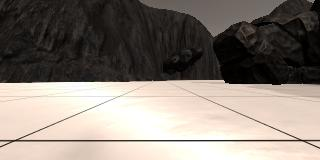
#> input picture calibration_images/example_grid1.jpg, 320 x 160 px
$ jupyter execute --allow-errors Rover_Project_Test_Notebook.ipynb   (shell and % lines are left out)   (older library calls are emulated)
#> lines starting #> are read from the running program, lines starting #| are printed output that depends on the picture; after the words box and inside, x2 and y2 are one past the last pixel; in counts of white or black regions, pixels touching at a corner belong together
## Rover Project Test Notebook
This notebook contains the functions from the lesson and provides the scaffolding you need to test out your mapping methods.  The steps you need to complete in this notebook for the project are the following:

* First just run each of the cells in the notebook, examine the code and the results of each.
* Run the simulator in "Training Mode" and record some data. Note: the simulator may crash if you try to record a large (longer than a few minutes) dataset, but you don't need a ton of data, just some example images to work with.
* Change the data directory path (2 cells below) to be the directory where you saved data
* Test out the functions provided on your data
* Write new functions (or modify existing ones) to report and map out detections of obstacles and rock samples (yellow rocks)
* Populate the `process_image()` function with the appropriate steps/functions to go from a raw image to a worldmap.
* Run the cell that calls `process_image()` using `moviepy` functions to create video output
* Once you have mapping working, move on to modifying `perception.py` and `decision.py` to allow your rover to navigate and map in autonomous mode!

**Note: If, at any point, you encounter frozen display windows or other confounding issues, you can always start again with a clean slate by going to the "Kernel" menu above and selecting "Restart & Clear Output".**

**Run the next cell to get code highlighting in the markdown cells.**

[cell 1]
#%matplotlib qt # Choose %matplotlib qt to plot to an interactive window (note it may show up behind your browser)
# Make some of the relevant imports
import cv2 # OpenCV for perspective transform
import numpy as np
import matplotlib.image as mpimg
import matplotlib.pyplot as plt
import scipy.misc # For saving images as needed
import glob  # For reading in a list of images from a folder
import imageio
#> (the rest of this cell did not finish here and is left out)

## Quick Look at the Data

Sourcing image location paths for the example data provided in the `test_dataset` folder.

[cell 2]
path = '../test_dataset/IMG/*'
img_list = glob.glob(path)

# Grab a random image and display it
#> (the rest of this cell did not finish here and is left out)

## Calibration Data
Read in and display example grid and rock sample calibration images.  The grid in the image is used for perspective transform and the rock image for creating a new color selection that identifies these samples of interest.

[cell 3]
# In the simulator you can toggle on a grid on the ground for calibration
# You can also toggle on the rock samples with the 0 (zero) key.
# Here's an example of the grid and one of the rocks
example_grid = '../calibration_images/example_grid1.jpg'
example_rock = '../calibration_images/example_rock1.jpg'
grid_img = mpimg.imread(example_grid)
#> grid_img is the input picture: shape (160, 320, 3); mean R, G, B 135.1, 126.3, 118.3
rock_img = mpimg.imread(example_rock)
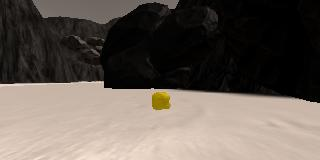
#> input picture calibration_images/example_rock1.jpg, 320 x 160 px
#> rock_img is the input picture: shape (160, 320, 3); mean R, G, B 102.3, 93, 85.2

fig = plt.figure(figsize=(12,3))
plt.subplot(121)
plt.imshow(grid_img)
plt.title("Image with Grid")
plt.subplot(122)
plt.imshow(rock_img)
plt.title("Image showing Sample of Interest")
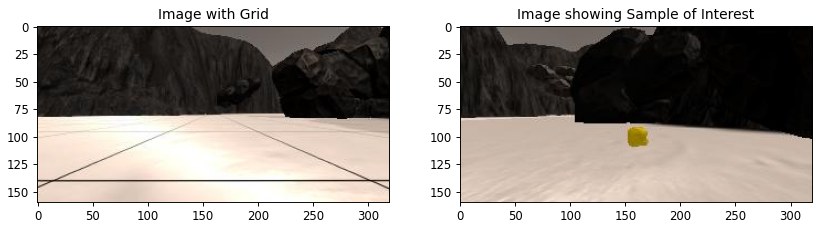
#> figure drawn by matplotlib, 2 panels

## Perspective Transform

Define the perspective transform function

[cell 4]
# Define a function to perform a perspective transform
# I've used the example grid image above to choose source points for the
# grid cell in front of the rover (each grid cell is 1 square meter in the sim)
# Define a function to perform a perspective transform
# [7 lines left out: function perspect_transform, not called in this run]


# Define calibration box in source (actual) and destination (desired) coordinates
# These source and destination points are defined to warp the image
# to a grid where each 10x10 pixel square represents 1 square meter
# The destination box will be 2*dst_size on each side
dst_size = 5
# Set a bottom offset to account for the fact that the bottom of the image
# is not the position of the rover but a bit in front of it
# this is just a rough guess, feel free to change it!
bottom_offset = 8
source = np.float32([[14, 140], [301 ,140],[200, 96], [118, 96]])
#> (the rest of this cell did not finish here and is left out)

## Color Thresholding
Define the color thresholding function and apply it to the warped image

Performed thresholding to include navigable terrain, obstacles and the positions of the rock samples you're searching for in the map.  Define a function that returns the pixel locations of obstacles (areas below the threshold) and rock samples (yellow rocks in calibration images), such that these areas can be mapped into world coordinates as well.

[cell 5]
# Identify pixels above the threshold
def rgb_threshold(img, rgb_thresh=(160, 160, 160)):
    # Create an array of zeros same xy size as img, but single channel
#> called with rgb_thresh = (160, 160, 160)
    color_select = np.zeros_like(img[:,:,0])
    # Require that each pixel be above all three threshold values in RGB
    # above_thresh will now contain a boolean array with "True"
    # where threshold was met
    above_thresh = (img[:,:,0] > rgb_thresh[0]) \
                & (img[:,:,1] > rgb_thresh[1]) \
                & (img[:,:,2] > rgb_thresh[2])
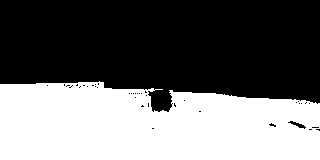
#> above_thresh: shape (160, 320) bool; 42.3% white; 1 white region, box (x1, y1, x2, y2) and area: (0, 81, 320, 160) 21644
    # Index the array of zeros with the boolean array and set to 1
    color_select[above_thresh] = 1
    # Return the binary image
    return color_select

def hsv_threshold(img, hsv_thresh):
    # Create an array of zeros same xy size as img, but single channel
#> called with hsv_thresh = ([60, 120, 110], [135, 255, 255])
    color_select = np.zeros_like(img[:,:,0])
    # Require that each pixel be above all three threshold values in HSV
    # within_thresh will now contain a boolean array with "True"
    # where threshold was met

    hsv_img = cv2.cvtColor(img, cv2.COLOR_BGR2HSV)
#> hsv_img: shape (160, 320, 3); mean H, S, V 87.1, 59.9, 102.3

    thresh_min = hsv_thresh[0]
    thresh_max = hsv_thresh[1]

    within_thresh = (hsv_img[:,:,0] >= thresh_min[0]) & (hsv_img[:,:,0] <= thresh_max[0]) & \
                    (hsv_img[:,:,1] >= thresh_min[1]) & (hsv_img[:,:,1] <= thresh_max[1]) & \
                    (hsv_img[:,:,2] >= thresh_min[2]) & (hsv_img[:,:,2] <= thresh_max[2])
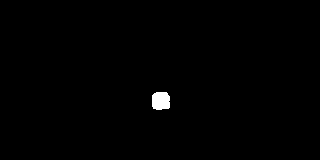
#> within_thresh: shape (160, 320) bool; 0.57% white; 1 white region, box (x1, y1, x2, y2) and area: (152, 92, 170, 110) 293
    # Index the array of zeros with the boolean array and set to 1
    color_select[within_thresh] = 1
    # Return the binary image
    return color_select

def maps(img):

    navigable = rgb_threshold(img)
    obs_map = np.absolute(np.float32(navigable) - 1)
    rock_map = hsv_threshold(img, hsv_thresh=([60, 120, 110], [135, 255, 255]))

    fig = plt.figure(figsize=(15,4))

    plt.subplot(151)
    plt.imshow(img, cmap = 'gray')
    plt.title("Original Image")
    img[:, :, 0] = obs_map * 255
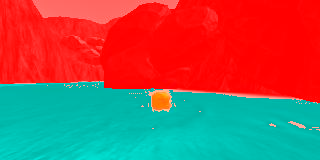
#> img: shape (160, 320, 3); mean R, G, B 147.2, 93, 85.2
    img[:, :, 1] = rock_map * 255
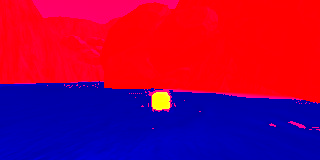
#> img: shape (160, 320, 3); mean R, G, B 147.2, 1.5, 85.2
    img[:, :, 2] = navigable * 255

    plt.subplot(152)
    plt.imshow(navigable, cmap = 'gray')
    plt.title("Navigable Binary Image")

    plt.subplot(153)
    plt.imshow(obs_map, cmap = 'gray')
    plt.title("Obstacle")

    plt.subplot(154)
    plt.imshow(rock_map, cmap = 'gray')
    plt.title("Sample of Interest")

    plt.subplot(155)
    plt.imshow(img, cmap = 'gray')
    plt.title("RGB")


sample_1 = rock_img.copy()
maps(sample_1)
sample_2 = grid_img.copy()
maps(sample_2)
#> call 2 of rgb_threshold, with rgb_thresh = (160, 160, 160)
#> in rgb_threshold (call 2), `above_thresh = (img[:,:,0] > rgb_thresh[0]) \ & (img[:,:,1] > rgb_thre..`:
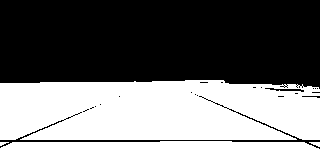
#> above_thresh: shape (160, 320) bool; 46.5% white; 4 white regions, box (x1, y1, x2, y2) and area: (0, 80, 320, 140) 17996, (0, 141, 320, 160) 5734, (309, 142, 320, 147) 33, (0, 142, 9, 146) 21
#> in hsv_threshold (call 2), `hsv_img = cv2.cvtColor(img, cv2.COLOR_BGR2HSV)`: hsv_img: shape (160, 320, 3); mean H, S, V 103.5, 49.3, 135.2
#> in hsv_threshold (call 2), `within_thresh = (hsv_img[:,:,0] >= thresh_min[0]) & (hsv_img[:,:,0] <=..`: within_thresh: shape (160, 320) bool; every value is 0
#> in maps (call 2), `img[:, :, 0] = obs_map * 255`:
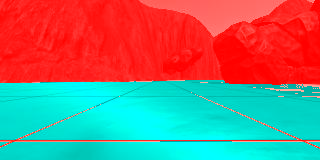
#> img: shape (160, 320, 3); mean R, G, B 136.5, 126.3, 118.3
#> in maps (call 2), `img[:, :, 1] = rock_map * 255`:
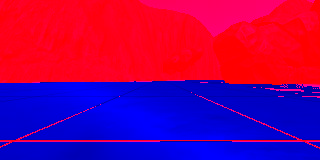
#> img: shape (160, 320, 3); mean R, G, B 136.5, 0, 118.3
#> in maps (call 2), `img[:, :, 2] = navigable * 255`:
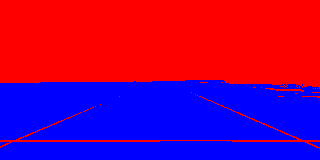
#> img: shape (160, 320, 3); mean R, G, B 136.5, 0, 118.5
#> (the rest of this cell did not finish here and is left out)
